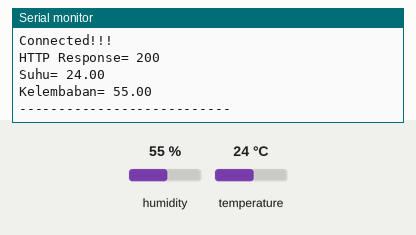
Recording of a sketch running on a simulated ESP8266 (NodeMCU). Shown: the last lines printed to the serial monitor. The inputs (shaded band) are chosen by the test bench; at power-on: humidity 55 %, temperature 24 °C. WiFi joins after 1.5 s; servers stay silent unless stated; uploads are accepted with an empty reply.

Above: at 3.2 s.
3.3 s: humidity set to 22 %
At 8.1 s:
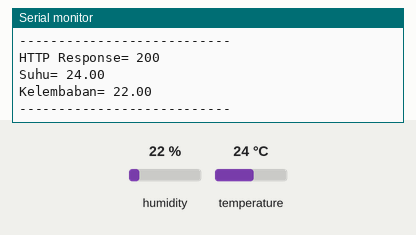
9.1 s: temperature set to 12 °C
At 14.1 s:
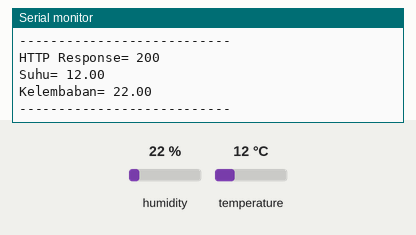
14.9 s: humidity set to 40 %
At 19.0 s:
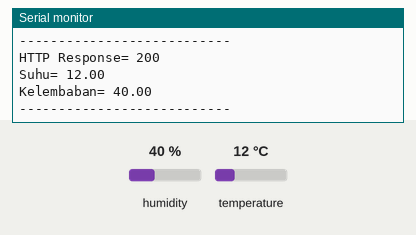
Timing chart, 0 to 20.5 s (numbered marks = the images above; inputs shaded):
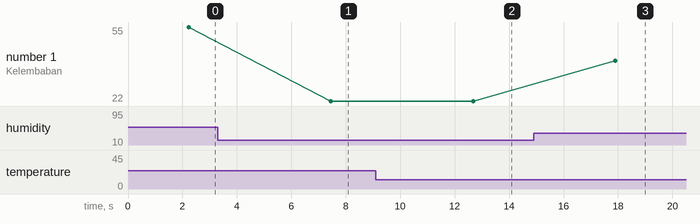

Measured:
- after the input at 3.3 s, the serial monitor: prints a new line after 4.2 s (image 1)
- after the input at 9.1 s, the serial monitor: prints a new line after 3.6 s (image 2)
- after the input at 14.9 s, the serial monitor: prints a new line after 3.0 s (image 3)
- plotted number 1: 55 → 22 after the input at 3.3 s, 22 → 40 after the input at 14.9 s

The sketch:

kirim_data_sensor_ke_database.ino
```cpp
#include <ESP8266WiFi.h>
#include <ESP8266HTTPClient.h>
#include "DHT.h"


#define DHTPIN D6 //Pin Signal DHT11 terhubung ke pin D6 Nodemcu
#define DHTTYPE DHT11   // DHT 11

DHT dht(DHTPIN, DHTTYPE);

const char* ssid = "xxxxxx"; //masukkan ssid
const char* password = "xxxxxx"; //masukkan password

void setup () {

  Serial.begin(115200);
  WiFi.begin(ssid, password);
  dht.begin();

  while (WiFi.status() != WL_CONNECTED) {

    delay(1000);
    Serial.println("Connecting..");

  }

  if(WiFi.status() == WL_CONNECTED){
    Serial.println("Connected!!!");
  }
  else{
    Serial.println("Connected Failed!!!");
  }

}

void loop() {


  //Pembacaan untuk data kelembaban
  float nilai_kelembaban = dht.readHumidity();
  //Pembacaan dalam format celcius (c)
  float nilai_suhu = dht.readTemperature();

  //mengecek pembacaan apakah terjadi kegagalan atau tidak
  if (isnan(nilai_kelembaban) || isnan(nilai_suhu) ) {
    Serial.println("Pembacaan data dari module sensor gagal!");
    return;
  }

  String kelembaban = "kelembaban=" + String(nilai_kelembaban);
  String suhu = "&suhu=" + String(nilai_suhu);


    HTTPClient http;
    String url =("http://192.168.1.5/sensor/getdata.php?"); //sesuaikan dengan ip address komputer anda
    http.begin(url + kelembaban + suhu);
    int httpCode = http.GET();


      if (WiFi.status() == WL_CONNECTED) {
        if (httpCode > 0) {
            String payload = http.getString();
            Serial.print("HTTP Response= ");
            Serial.println(httpCode);
            Serial.print("Suhu= ");
            Serial.println(nilai_suhu);
            Serial.print("Kelembaban= ");
            Serial.println(nilai_kelembaban);
            Serial.println("---------------------------");
         }

        delay(5000);
        http.end();
      }

}
```
